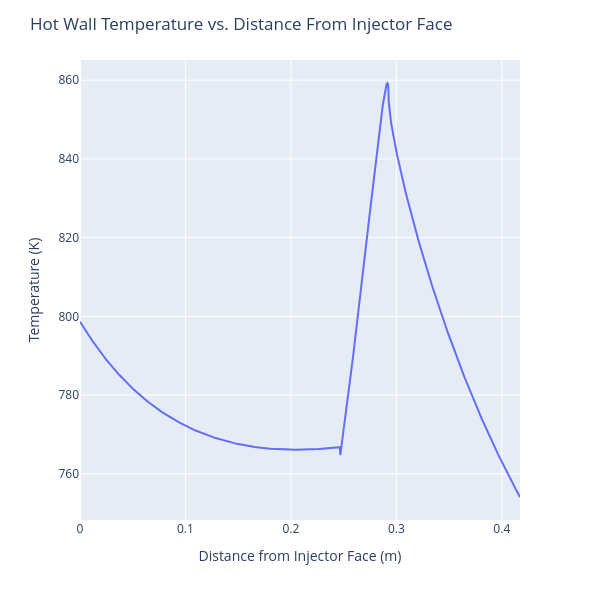
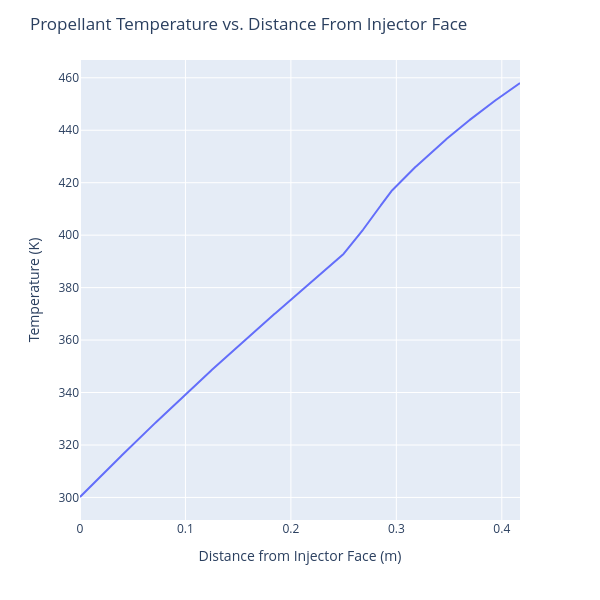
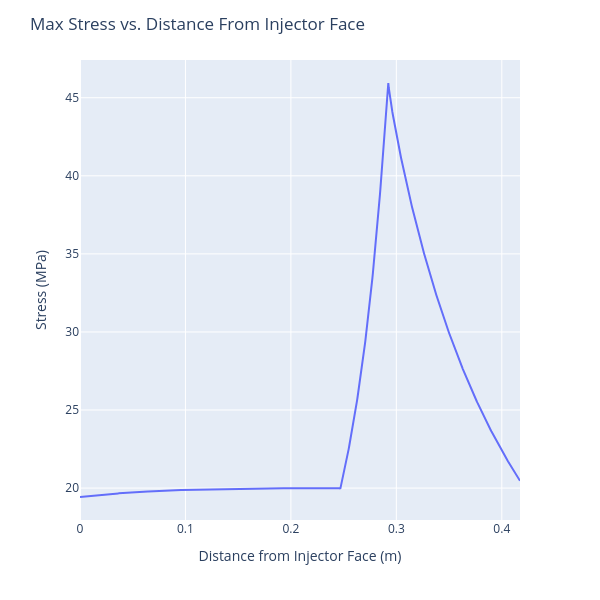
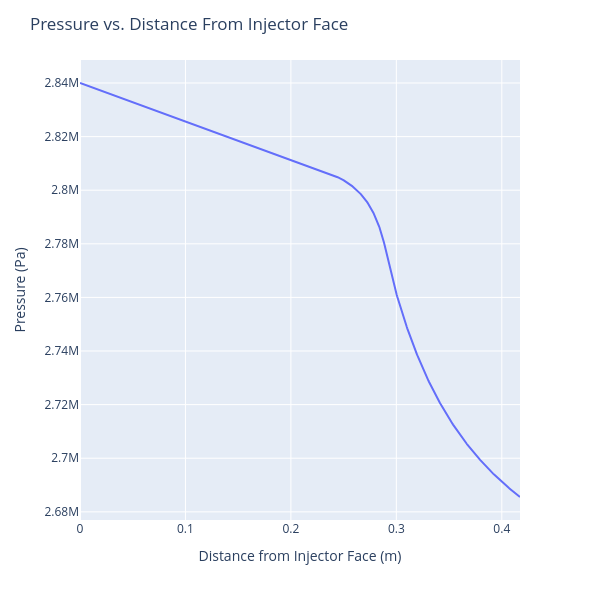

The cell these charts' notebook holds for them, in order:
### Code cell
#Test Runs

#Bartz_Iterator(T_c = T_c, T_p = 330, Ma = 0, A = A, h_p = 17435.70437, k_w = 380, t_w = 0.0007)

#Engine_Contour(L = 0.197256, x_c = 0.106230, x_t = 0.132530, x_e = 0.197256, D_c = 0.085725, D_t = 0.028956, D_e = 0.061760, n = 1000)

Regen(Ch_max=None, Ch_min=None, Ch_exit=None
      , Rib_max=0.003, Rib_min=0.004, Rib_exit=0.004
      , H_max=0.002, H_min=0.002, H_exit=0.002
      , L_ch=0.417256, n=1000, n_ch=50, P_p0=2.84e6, T_p0=300, t_w=0.0007, Material="Aluminum")

### Figure 1 — Plotly figure (JSON) as saved in the notebook; plotly's stock layout.template omitted (floating-point values rounded to 4 significant figures; data arrays with more than 128 entries replaced by an {"elided": "..."} marker saying what was removed)
{"data": [{"hovertemplate": "x=%{x}<br>T=%{y}<extra></extra>", "legendgroup": "", "line": {"color": "#636efa", "dash": "solid"}, "marker": {"symbol": "circle"}, "mode": "lines", "name": "", "orientation": "v", "showlegend": false, "type": "scatter", "x": {"elided": "1000 float values"}, "xaxis": "x", "y": {"elided": "1000 float values"}, "yaxis": "y"}], "layout": {"height": 600, "legend": {"tracegroupgap": 0}, "margin": {"t": 60}, "title": {"text": "Hot Wall Temperature vs. Distance From Injector Face"}, "width": 600, "xaxis": {"anchor": "y", "domain": [0, 1], "title": {"text": "Distance from Injector Face (m)"}}, "yaxis": {"anchor": "x", "domain": [0, 1], "title": {"text": "Temperature (K)"}}}}

### Figure 2 — Plotly figure (JSON) as saved in the notebook; plotly's stock layout.template omitted (floating-point values rounded to 4 significant figures; data arrays with more than 128 entries replaced by an {"elided": "..."} marker saying what was removed)
{"data": [{"hovertemplate": "x=%{x}<br>T=%{y}<extra></extra>", "legendgroup": "", "line": {"color": "#636efa", "dash": "solid"}, "marker": {"symbol": "circle"}, "mode": "lines", "name": "", "orientation": "v", "showlegend": false, "type": "scatter", "x": {"elided": "1000 float values"}, "xaxis": "x", "y": {"elided": "1000 float values"}, "yaxis": "y"}], "layout": {"height": 600, "legend": {"tracegroupgap": 0}, "margin": {"t": 60}, "title": {"text": "Propellant Temperature vs. Distance From Injector Face"}, "width": 600, "xaxis": {"anchor": "y", "domain": [0, 1], "title": {"text": "Distance from Injector Face (m)"}}, "yaxis": {"anchor": "x", "domain": [0, 1], "title": {"text": "Temperature (K)"}}}}

### Figure 3 — Plotly figure (JSON) as saved in the notebook; plotly's stock layout.template omitted (floating-point values rounded to 4 significant figures; data arrays with more than 128 entries replaced by an {"elided": "..."} marker saying what was removed)
{"data": [{"hovertemplate": "x=%{x}<br>T=%{y}<extra></extra>", "legendgroup": "", "line": {"color": "#636efa", "dash": "solid"}, "marker": {"symbol": "circle"}, "mode": "lines", "name": "", "orientation": "v", "showlegend": false, "type": "scatter", "x": {"elided": "1000 float values"}, "xaxis": "x", "y": {"elided": "1000 float values"}, "yaxis": "y"}], "layout": {"height": 600, "legend": {"tracegroupgap": 0}, "margin": {"t": 60}, "title": {"text": "Max Stress vs. Distance From Injector Face"}, "width": 600, "xaxis": {"anchor": "y", "domain": [0, 1], "title": {"text": "Distance from Injector Face (m)"}}, "yaxis": {"anchor": "x", "domain": [0, 1], "title": {"text": "Stress (MPa)"}}}}

### Figure 4 — Plotly figure (JSON) as saved in the notebook; plotly's stock layout.template omitted (floating-point values rounded to 4 significant figures; data arrays with more than 128 entries replaced by an {"elided": "..."} marker saying what was removed)
{"data": [{"hovertemplate": "x=%{x}<br>T=%{y}<extra></extra>", "legendgroup": "", "line": {"color": "#636efa", "dash": "solid"}, "marker": {"symbol": "circle"}, "mode": "lines", "name": "", "orientation": "v", "showlegend": false, "type": "scatter", "x": {"elided": "1000 float values"}, "xaxis": "x", "y": {"elided": "1000 float values"}, "yaxis": "y"}], "layout": {"height": 600, "legend": {"tracegroupgap": 0}, "margin": {"t": 60}, "title": {"text": "Pressure vs. Distance From Injector Face"}, "width": 600, "xaxis": {"anchor": "y", "domain": [0, 1], "title": {"text": "Distance from Injector Face (m)"}}, "yaxis": {"anchor": "x", "domain": [0, 1], "title": {"text": "Pressure (Pa)"}}}}
